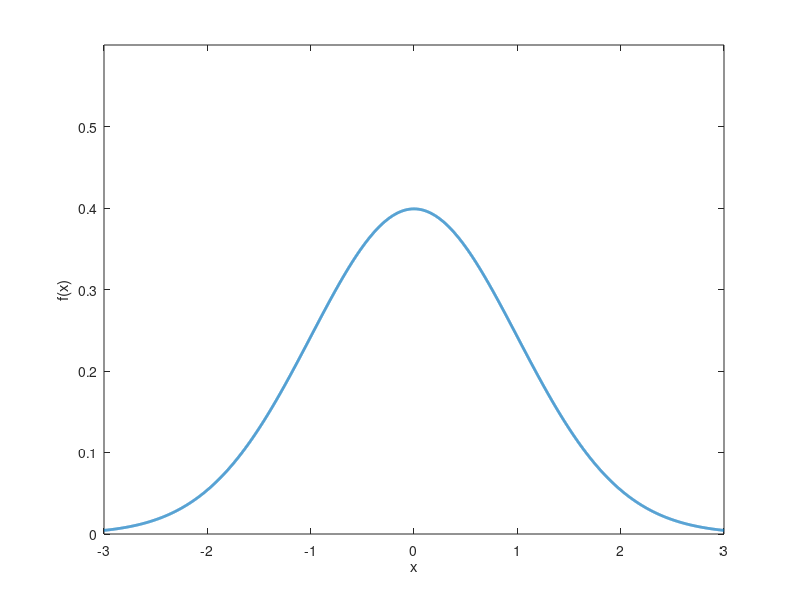
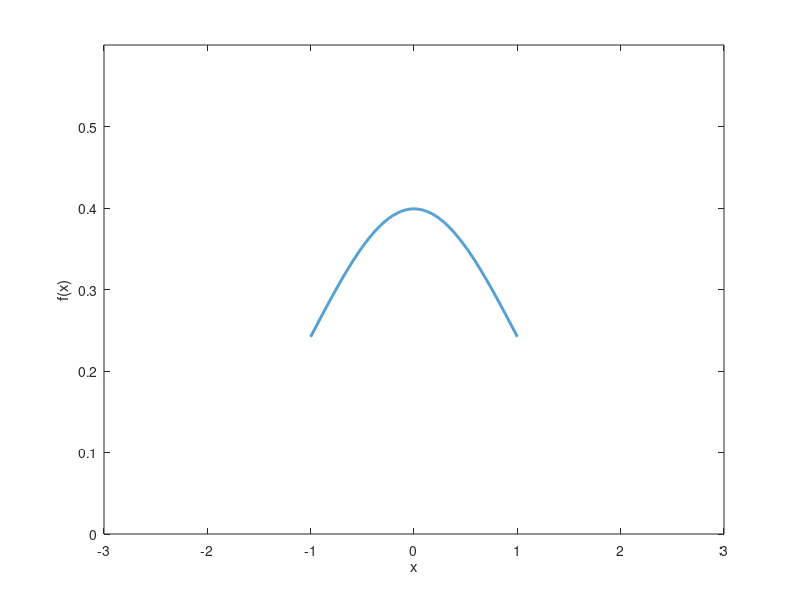
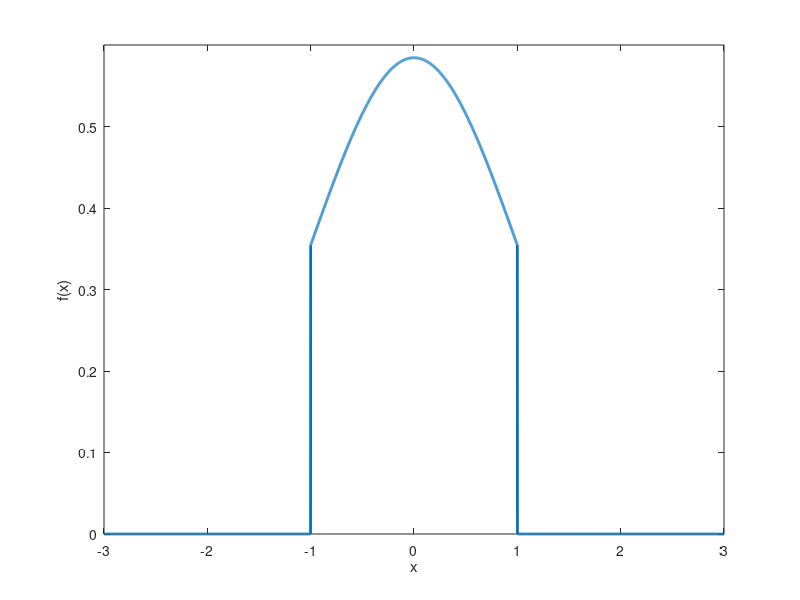

Write MATLAB code to recreate these figures, in order.
close all
x = -3:0.001:3;
y = -1:0.001:1;
pd = makedist('Normal','mu',0,'sigma',1);
figure(1)
plot(x,pdf(pd,x),'Linewidth',2);
xlabel("x")
ylabel("f(x)")
axis([min(x) max(x) 0 0.6])
figure(2)
plot(y,pdf(pd,y),'Linewidth',2);
xlabel("x")
ylabel("f(x)")
axis([min(x) max(x) 0 0.6])
figure(3)
t = truncate(pd,-1,1);
plot(x,pdf(t,x),'Linewidth',2);
xlabel("x")
ylabel("f(x)")
axis([min(x) max(x) 0 0.6])